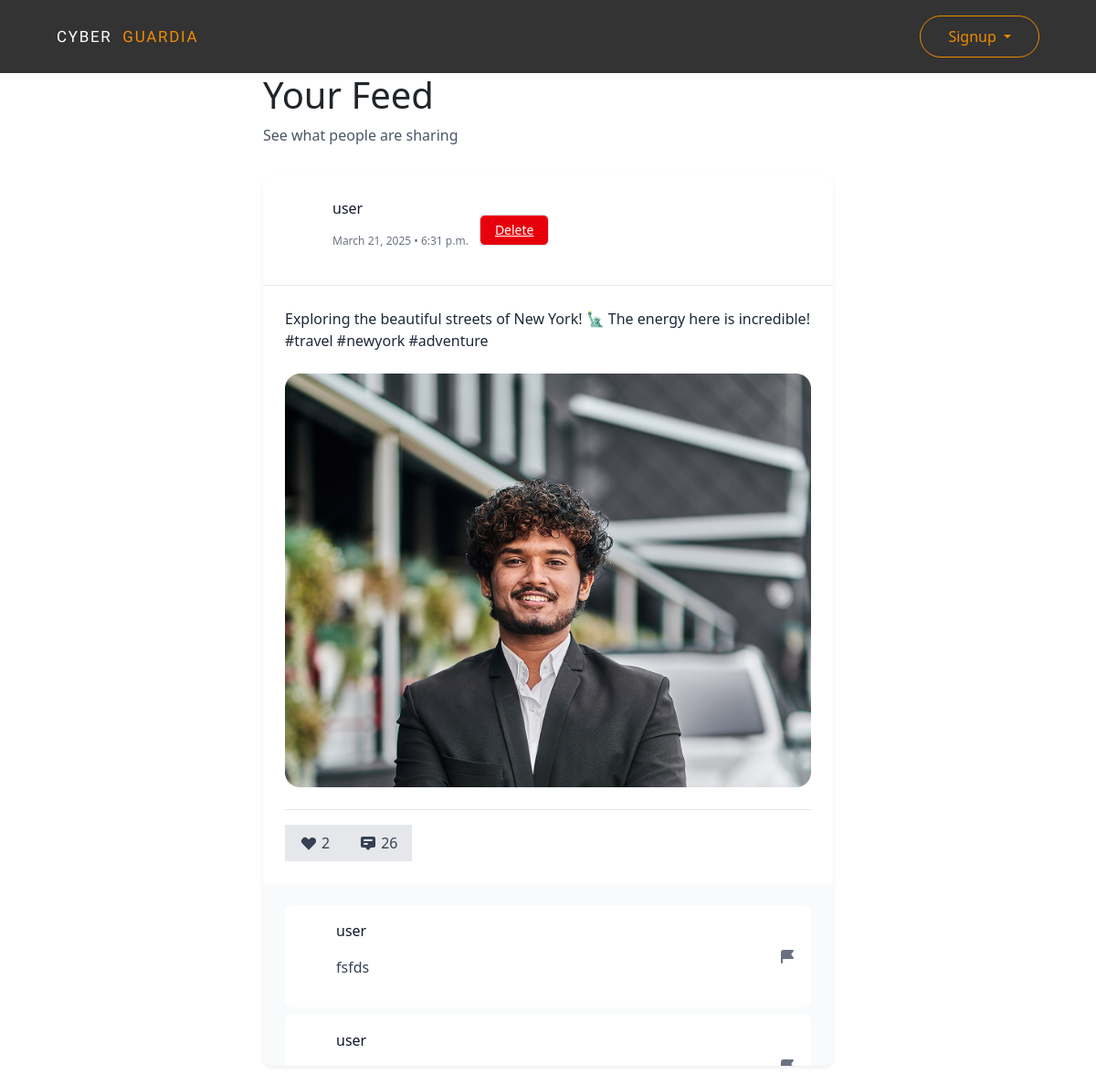
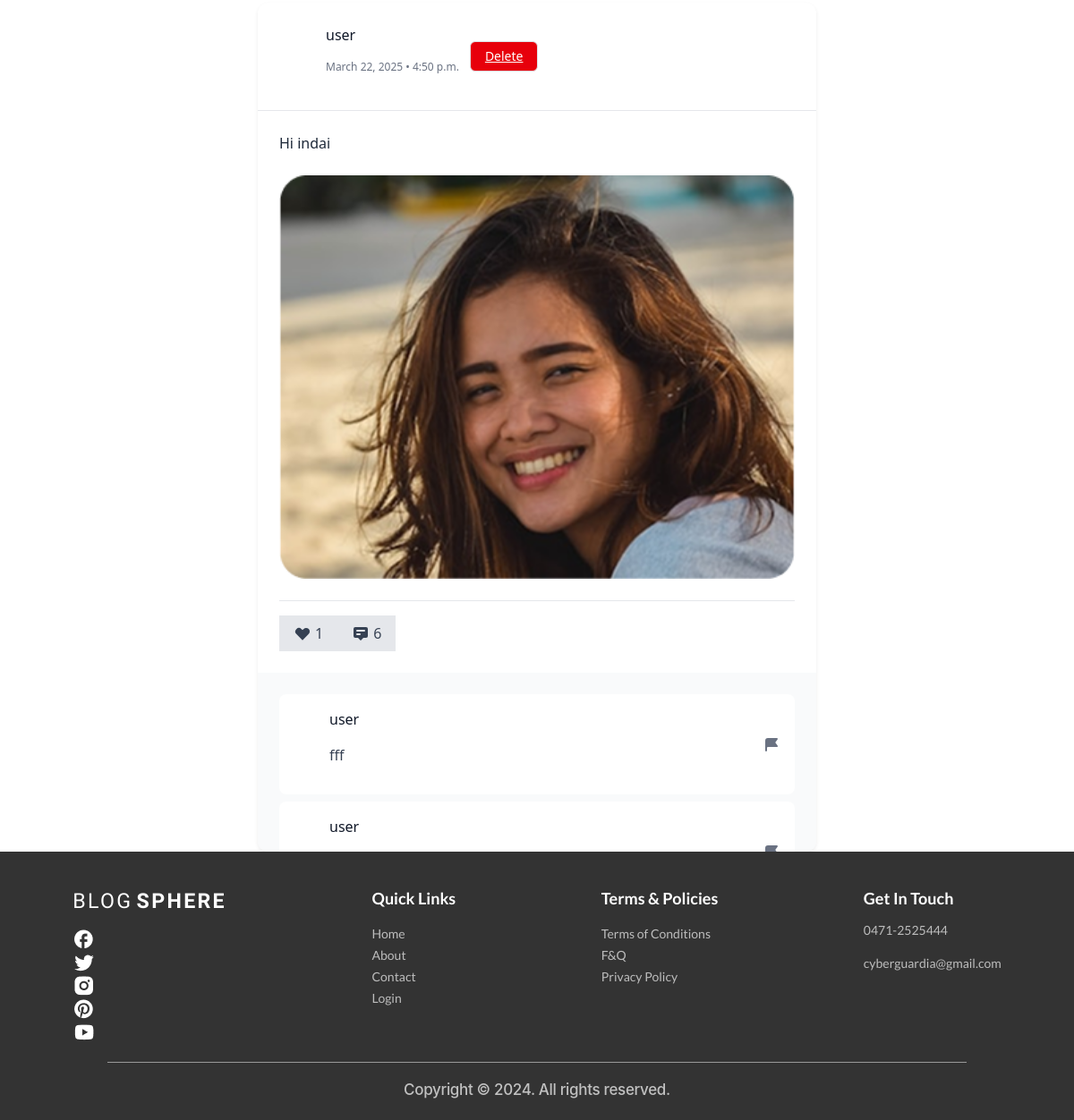
/posts/my-posts/2/, run on the app's committed database (2 pictures, top to bottom).
### posts/models.py (models this page shows, shortened)
class Post(models.Model):
    user = models.ForeignKey(User, on_delete=models.CASCADE)
    content = models.TextField(blank=True)
    location = models.CharField(max_length=255, blank=True)
    image = models.ImageField(upload_to='post_images/', blank=True, null=True)
    created_at = models.DateTimeField(auto_now_add=True)

class Comment(models.Model):
    user = models.ForeignKey(User, on_delete=models.CASCADE)
    post = models.ForeignKey(Post, on_delete=models.CASCADE, related_name="comments")
    text = models.TextField()
    created_at = models.DateTimeField(auto_now_add=True)
    flagged = models.BooleanField(default=False)
    reported = models.BooleanField(default=False)

### account/models.py (models this page shows)
class User(AbstractUser):
    USER_TYPE_CHOICES = (
        ('normal', 'Normal User'),
        ('advertiser', 'Advertiser'),
    )
    user_type = models.CharField(max_length=20, choices=USER_TYPE_CHOICES, default='normal')

### posts/views.py (the view)
# urls.py: path('my-posts/<int:user_id>/', my_posts, name='my_posts'),
def my_posts(request, user_id):
    my_posts = Post.objects.filter(user_id=user_id)
    return render(request, 'posts/my_posts.html', {'my_posts':my_posts})

### posts/templates/posts/my_posts.html (shortened to what this page needs)
{% extends "base.html" %}
{% block content %}
<div class="max-w-2xl mx-auto px-4 sm:px-6 lg:px-8">
    <div class="mb-8">
        <h1 class="text-2xl font-bold text-gray-900 dark:text-white">Your Feed</h1>
        <p class="text-gray-600 dark:text-gray-400">See what people are sharing</p>
    </div>
    <div class="space-y-6">
        {% for post in my_posts %}
        <div class="bg-white dark:bg-gray-800 rounded-xl shadow-sm overflow-hidden transition-all duration-300 hover:shadow-md">
            <div class="p-4 flex items-center space-x-3 border-b border-gray-200 dark:border-gray-700">
                <div class="h-10 w-10 rounded-full bg-primary-500 flex items-center justify-center text-white font-semibold">
                </div>
                <div>
                    <p class="font-medium text-gray-900 dark:text-white">{{ post.user.username }}</p>
                    <p class="text-xs text-gray-500 dark:text-gray-400">
                        {% if post.created_at %}
                            {{ post.created_at|date:"F j, Y • g:i a" }}
                        {% else %}
                            Just now
                        {% endif %}
                    </p>
                </div>
                <a href="{% url 'delete_post_user' post.id %}" class="inline-flex items-end px-3 py-2 border border-transparent text-sm leading-4 font-medium rounded-md text-white bg-red-600 hover:bg-red-700 focus:outline-none focus:ring-2 focus:ring-offset-2 focus:ring-red-500">
                    Delete
                </a>
            </div>
            <div class="p-4">
                <p class="text-gray-800 dark:text-gray-200 mb-4">{{ post.content }}</p>
                {% if post.image %}
                <div class="rounded-lg overflow-hidden mb-4">
                    <img src="{{ post.image.url }}" class="w-full h-auto object-cover transform transition-transform duration-500 hover:scale-[1.02]" alt="Post image">
                </div>
                {% endif %}
                <div class="flex items-center space-x-4 mt-4 pt-3 border-t border-gray-200 dark:border-gray-700">
                    <button
                        class="like-btn flex items-center space-x-1 px-3 py-2 rounded-md transition-colors duration-200 {% if post.is_liked_by_user %}bg-red-100 dark:bg-red-900 text-red-600 dark:text-red-400{% else %}bg-gray-200 dark:bg-gray-700 text-gray-700 dark:text-gray-300{% endif %}"
                        data-post-id="{{ post.id }}">
                        <svg id="like-icon-{{ post.id }}" xmlns="http://www.w3.org/2000/svg" class="h-5 w-5 {% if post.is_liked_by_user %}text-red-600 dark:text-red-400{% else %}text-gray-700 dark:text-gray-300{% endif %}" viewBox="0 0 20 20" fill="currentColor">
                            <path fill-rule="evenodd" d="M3.172 5.172a4 4 0 015.656 0L10 6.343l1.172-1.171a4 4 0 115.656 5.656L10 17.657l-6.828-6.829a4 4 0 010-5.656z" clip-rule="evenodd" />
                        </svg>
                        <span id="likes-count-{{ post.id }}" class="font-medium">{{ post.likes.count }}</span>
                    </button>
                    <button class="flex items-center space-x-1 px-3 py-2 rounded-md bg-gray-200 dark:bg-gray-700 text-gray-700 dark:text-gray-300 transition-colors duration-200 hover:bg-gray-300 dark:hover:bg-gray-600">
                        <svg xmlns="http://www.w3.org/2000/svg" class="h-5 w-5" viewBox="0 0 20 20" fill="currentColor">
                            <path fill-rule="evenodd" d="M18 13V5a2 2 0 00-2-2H4a2 2 0 00-2 2v8a2 2 0 002 2h3l3 3 3-3h3a2 2 0 002-2zM5 7a1 1 0 011-1h8a1 1 0 110 2H6a1 1 0 01-1-1zm1 3a1 1 0 100 2h3a1 1 0 100-2H6z" clip-rule="evenodd" />
                        </svg>
                        <span class="font-medium">{{ post.comments.all|length }}</span>
                    </button>
                </div>
            </div>
            <div class="bg-gray-50 dark:bg-gray-900 p-4 max-h-[200px] overflow-y-scroll custom-scrollbar">
                <div class="mb-4 space-y-2" id="comments-list-{{ post.id }}">
                    {% for comment in post.comments.all %}
                    <div class="flex items-center justify-between bg-white dark:bg-gray-800 p-3 rounded-lg mb-2">
                        <div class="flex items-start space-x-2">
                            <div class="h-8 w-8 rounded-full bg-primary-500 flex items-center justify-center text-white font-semibold flex-shrink-0">
                            </div>
                            <div>
                                <p class="font-medium text-gray-900 dark:text-white">{{ comment.user.username }}</p>
                                <p class="text-gray-700 dark:text-gray-300">{{ comment.text }}</p>
                            </div>
                        </div>
                        {% if comment.user != request.user %}
                        <button class="report-btn ml-2 text-gray-500 dark:text-gray-400 hover:text-red-500 dark:hover:text-red-400 transition-colors duration-200"
                            data-comment-id="{{ comment.id }}">
                            <svg xmlns="http://www.w3.org/2000/svg" class="h-5 w-5" viewBox="0 0 20 20" fill="currentColor">
                                <path fill-rule="evenodd" d="M3 6a3 3 0 013-3h10a1 1 0 01.8 1.6L14.25 8l2.55 3.4A1 1 0 0116 13H6a1 1 0 00-1 1v3a1 1 0 11-2 0V6z" clip-rule="evenodd" />
                            </svg>
                        </button>
                        {% endif %}
                    </div>
                    {% endfor %}
                </div>
            </div>
        </div>
        {% endfor %}
    </div>
</div>
{% endblock %}

### posts/templates/posts/my_posts.html (style rules this page uses)
.custom-scrollbar { scrollbar-width: thin; scrollbar-color: hsl(0, 1%, 33%) rgb(17 24 39 / var(--tw-bg-opacity, 1)); }

### data on the page
Post: user.username "user", created_at "March 21, 2025 • 6:31 p.m.", content "Exploring the beautiful streets of New York! 🗽 The energy here is incredible! #travel #newyork #adventure", image (picture), likes.count "2", comments.all|length "26"
Comment: user.username "user", text "fsfds"
Comment: user.username "user"
Post: user.username "user", created_at "March 22, 2025 • 4:50 p.m.", content "Hi indai", image (picture), likes.count "1", comments.all|length "6"
Comment: user.username "user", text "fff"
Comment: user.username "user"
